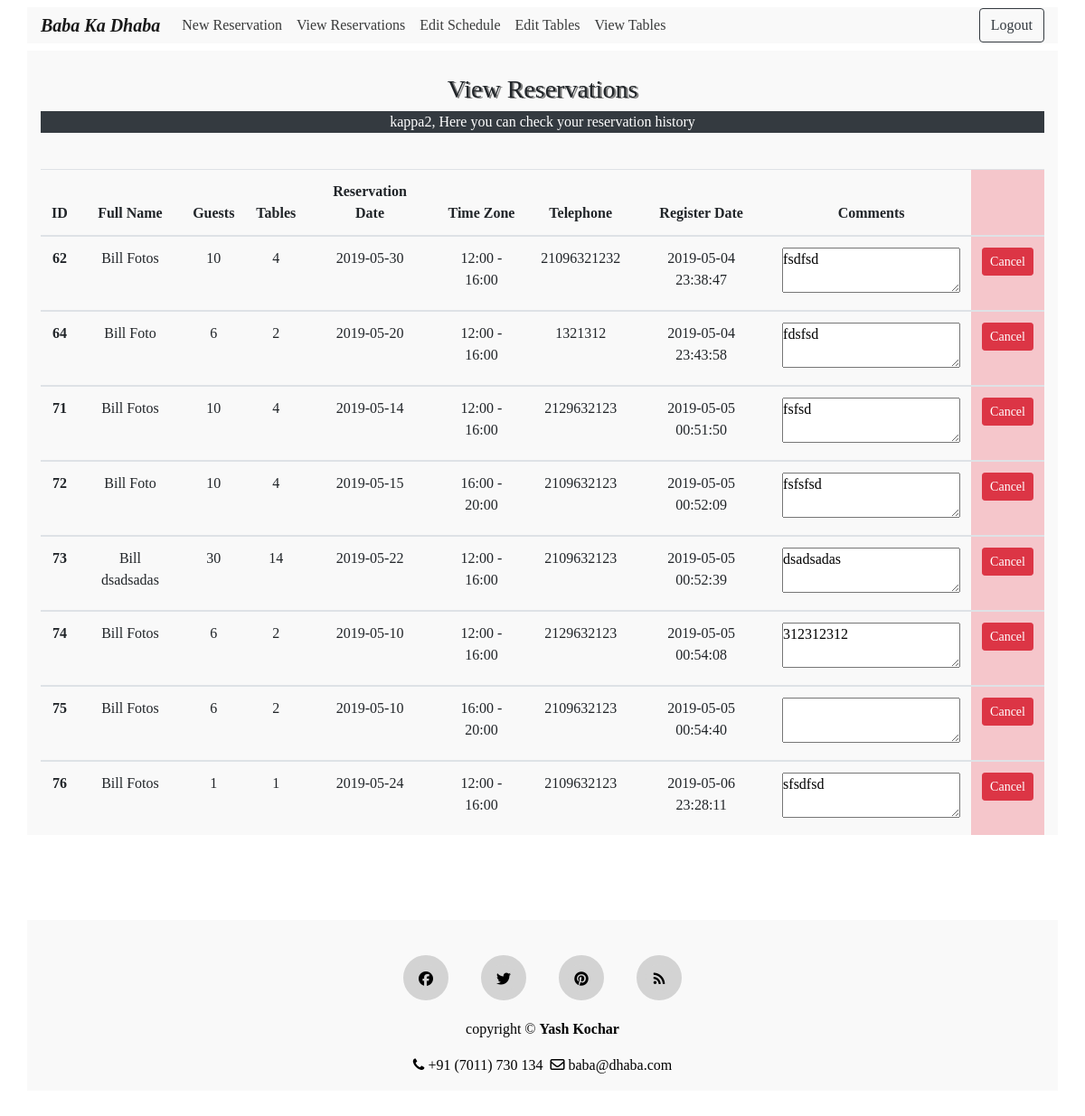
The page /view_reservations.php (signed in) on the database as committed earlier.
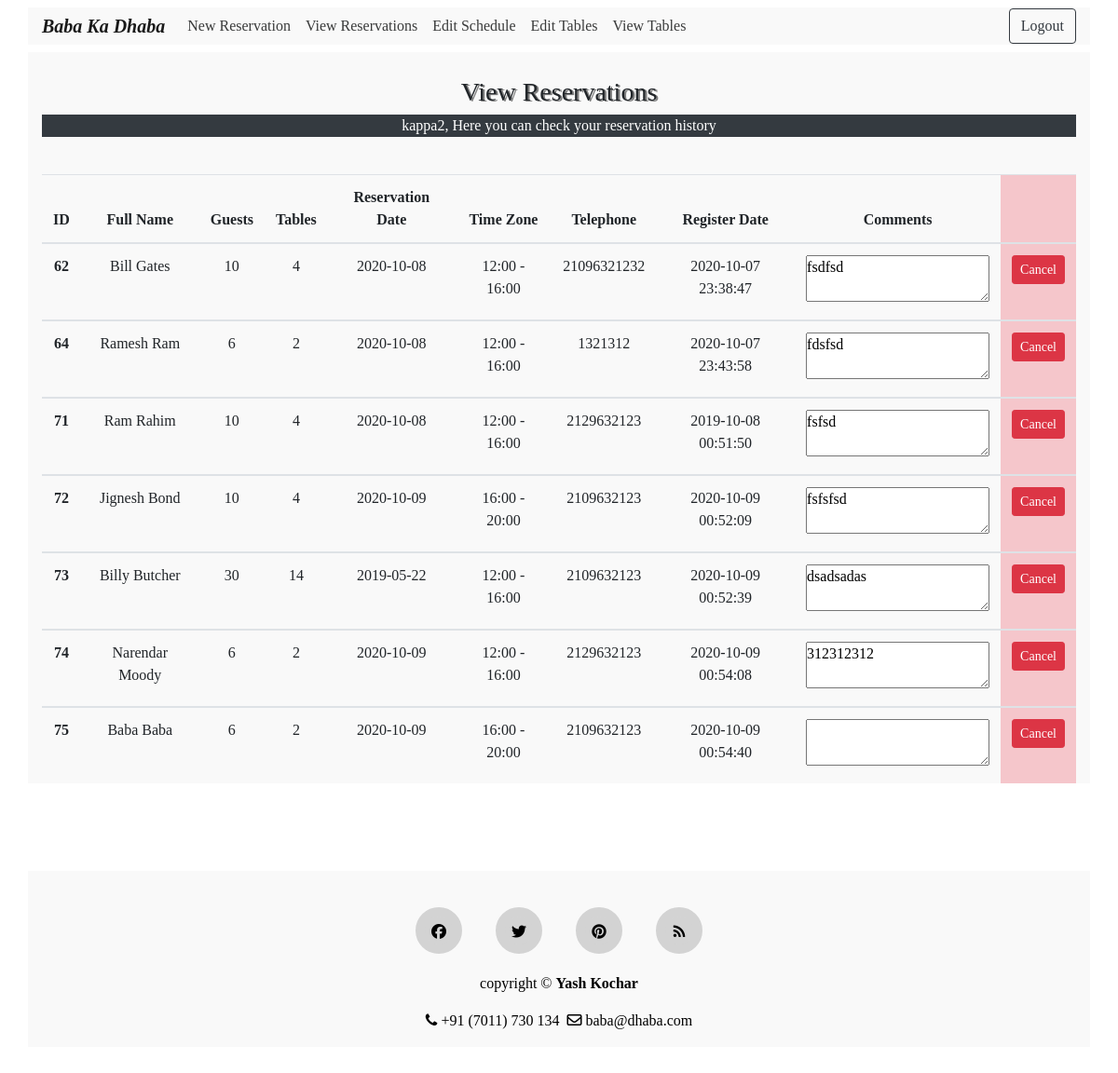
The same page on the database as committed later.
### tables this page shows
CREATE TABLE IF NOT EXISTS `reservation` (
  `reserv_id` int(11) NOT NULL AUTO_INCREMENT,
  `f_name` text NOT NULL,
  `l_name` text NOT NULL,
  `num_guests` int(11) NOT NULL,
  `num_tables` int(11) NOT NULL,
  `rdate` date NOT NULL,
  `time_zone` text NOT NULL,
  `telephone` text NOT NULL,
  `comment` mediumtext NOT NULL,
  `reg_date` timestamp NOT NULL DEFAULT CURRENT_TIMESTAMP,
  `user_fk` int(11) NOT NULL,
  PRIMARY KEY (`reserv_id`),
  KEY `users_fk` (`user_fk`)
);

### includes/view.reservation.inc.php (the view, shortened to what this page needs)
<?php
if(isset($_SESSION['user_id'])){
    require 'includes/dbh.inc.php';
    $user = $_SESSION['user_id'];
    $role = $_SESSION['role'];
    if($role==1){
    $sql = "SELECT * FROM reservation WHERE user_fk = $user";
    $result = $conn->query($sql);
    if ($result->num_rows > 0) {
        echo
        '
            <table class="table table-hover table-responsive-sm text-center">
                <thead>
                    <tr>
                        <th scope="col">Full Name</th>
                        <th scope="col">Guests</th>
                        <th scope="col">Reservation Date</th>
                        <th scope="col">Time Zone</th>
                        <th scope="col">Telephone</th>
                        <th scope="col">Register Date</th>
                        <th scope="col">Comments</th>
                        <th class="table-danger" scope="col"></th>
                    </tr>
                </thead> ';
        while($row = $result->fetch_assoc()) {
        echo"
                <tbody>
                    <tr>
                    <form action='includes/delete.php' method='POST'>
                    <input name='reserv_id' type='hidden' value=".$row["reserv_id"].">
                      <th scope='row'>".$row["f_name"]." ".$row["l_name"]."</th>
                      <td>".$row["num_guests"]."</td>
                      <td>".$row["rdate"]."</td>
                      <td>".$row["time_zone"]."</td>
                      <td>".$row["telephone"]."</td>
                      <td>".$row["reg_date"]."</td>
                      <td><textarea readonly>".$row["comment"]."</textarea></td>
                      <td class='table-danger'><button type='submit' name='delete-submit' class='btn btn-danger btn-sm'>Cancel</button></td>
                          </form>
                    </tr>
              </tbody>";
        }
        echo "</table>";
    }
    else {    echo "<p class='text-white text-center bg-danger'>Your reservation list is empty!<p>"; }
    }
    else if($role==2){
    $sql = "SELECT * FROM reservation";
    $result = $conn->query($sql);
    if ($result->num_rows > 0) {
        echo
        '
            <table class="table table-hover table-responsive-sm text-center">
                <thead>
                    <tr>
                        <th scope="col">ID</th>
                        <th scope="col">Full Name</th>
                        <th scope="col">Guests</th>
                        <th scope="col">Tables</th>
                        <th scope="col">Reservation Date</th>
                        <th scope="col">Time Zone</th>
                        <th scope="col">Telephone</th>
                        <th scope="col">Register Date</th>
                        <th scope="col">Comments</th>
                        <th class="table-danger" scope="col"></th>
                    </tr>
                </thead> ';
        while($row = $result->fetch_assoc()) {
        echo"
                <tbody>
                    <tr>
                    <form action='includes/delete.php' method='POST'>
                      <input name='reserv_id' type='hidden' value=".$row["reserv_id"].">
                      <th scope='row'>".$row["reserv_id"]."</th>
                      <td>".$row["f_name"]." ".$row["l_name"]."</td>
                      <td>".$row["num_guests"]."</td>
                      <td>".$row["num_tables"]."</td>
                      <td>".$row["rdate"]."</td>
                      <td>".$row["time_zone"]."</td>
                      <td>".$row["telephone"]."</td>
                      <td>".$row["reg_date"]."</td>
                      <td><textarea readonly>".$row["comment"]."</textarea></td>
                      <td class='table-danger'><button type='submit' name='delete-submit' class='btn btn-danger btn-sm'>Cancel</button></td>
                          </form>
                    </tr>
              </tbody>";
        }
        echo "</table>";
    }
    else {    echo "<p class='text-white text-center bg-danger'>Your reservation list is empty!<p>"; }
    }
}

### header.php (shortened to what this page needs)
<!DOCTYPE html>
<html lang="en">
<head>
  <link href="css/style.css" rel="stylesheet" type="text/css">
  <link href="css/font-awesome.min.css" rel="stylesheet">
  <link rel="stylesheet" href="https://stackpath.bootstrapcdn.com/bootstrap/4.1.0/css/bootstrap.min.css">
  <link rel="stylesheet" href="https://cdnjs.cloudflare.com/ajax/libs/font-awesome/4.7.0/css/font-awesome.min.css">
</head>
<body>
<nav class="navbar navbar-expand-md navbar-light fixed-top">
        <div class="container">
            <a class="navbar-brand" href="index.php">
		<strong><em>Baba Ka Dhaba</em></strong>
            </a>
            <div class="collapse navbar-collapse" id="navi">
                <ul class="navbar-nav mr-auto">
                    <?php
                    if(isset($_SESSION['user_id'])){ echo'
                    <li class="nav-item">
                        <a class="nav-link" href="reservation.php" >New Reservation</a>
                    </li>
                    <li class="nav-item">
                        <a class="nav-link" href="view_reservations.php" >View Reservations</a>
                    </li>';
                    if($_SESSION['role']==2) {
                    echo'
                    <li class="nav-item">
                        <a class="nav-link" href="schedule.php" >Edit Schedule</a>
                    </li>
                    <li class="nav-item">
                        <a class="nav-link" href="tables.php" >Edit Tables</a>
                    </li>
                    <li class="nav-item">
                        <a class="nav-link" href="view_tables.php" >View Tables</a>
                    </li>';
                    }
                    }
                    else { echo'
                    <li class="nav-item">
	                 <a class="nav-link" href="#aboutus">About Us</a>
	             </li>
	            <li class="nav-item">
	                <a class="nav-link" href="#gallery">Gallery</a>
	            </li>
                    <li class="nav-item">
                        <a class="nav-link" href="#reservation">Reservation</a>
                    </li>
                    <li class="nav-item">
                        <a class="nav-link" href="#footer">Find Us</a>
                    </li>
                    '; }
                    ?>
                </ul>
                    <?php
                    if(isset($_SESSION['user_id'])){
                    echo '
                    <form class="navbar-form navbar-right" action="includes/logout.inc.php" method="post">
                    <button type="submit" name="logout-submit" class="btn btn-outline-dark">Logout</button>
                    </form>';
                    }
                    else{
                    echo '
                    <div>
                    <ul class="navbar-nav ml-auto">
			<li><a class="nav-link fa fa-sign-in" data-toggle="modal" data-target="#myModal_reg">&nbsp;Sign up</a></li>
			<li><a class="nav-link fa fa-user-plus" data-toggle="modal" data-target="#myModal_login">&nbsp;Login</a></li>
                    </ul>
                    </div>
                    ';}
                    ?>
            </div>
        </div>
</nav>

### view_reservations.php (shortened to what this page needs)
<?php
require "header.php";
?>
<br><br>
<div class="container">
<h3 class="text-center"><br>View Reservations<br></h3>
<?php
    if(isset($_SESSION['user_id'])){
        echo '<p class="text-white bg-dark text-center">'. $_SESSION['username'] .', Here you can check your reservation history</p><br>';
    require 'includes/view.reservation.inc.php';
 }
    else {
        echo '	<p class="text-center text-danger"><br>You are currently not logged in!<br></p>
       <p class="text-center">In order to make a reservation you have to create an account!<br><br><p>';
    }
?>
</div>
<br><br>
<?php
require "footer.php";
?>

### footer.php
<footer class="footer" id="footer">
 <div class="container"><br>
  <div class="row">
    <div class="col-sm-12 text-center">
      <div class="social-icon">
        <a href="index.php"><i class="fa fa-facebook"></i></a>
        <a href="twitter.com/theyashkochar"><i class="fa fa-twitter"></i></a>
        <a href="index.php"><i class="fa fa-pinterest"></i></a>
        <a href="index.php"><i class="fa fa-rss"></i></a>
      </div>
      <div class="copyright">
        <p class="white"> copyright &copy; <b>Yash Kochar</b></p>
        <p><i class="fa fa-phone"></i> +91 (7011) 730 134 &nbsp;<i class="fa fa-envelope-o"></i> baba@dhaba.com</p>
      </div>
    </div>
  </div>
 </div>
</footer>
</body>
</html>

### css/style.css (style rules this page uses)
* { margin:0; padding:0; font-family: "Times New Roman", Times, serif; }
body { overflow-y: scroll; overflow-x: hidden; }
h3 { text-shadow: 2px 1px grey; }
.navbar { background-color:white; }
.navbar-brand { font-family: "Brush Script MT", "Brush Script Std", cursive; }
.navbar .navbar-nav .nav-item a { color:#3A3B3B; }
.row { margin: 15px; }
.nav-link { cursor:pointer; }
.footer { padding-top:30px; padding-bottom:30px; color:black; }
.social-icon a { margin:0 16px 20px 16px; display:inline-block; }
.social-icon .fa { color:black; width:50px; height:50px; border-radius:50%; background:lightgray; line-height: 2; transition: .3s; border:10px solid lightgray; }

### header.php (style rules this page uses)
.container { background: #f9f9f9; }

Rows that differ between the two databases and show on the page:
removed reservation: reserv_id "76", f_name "Bill", l_name "Fotos", num_guests "1", num_tables "1", rdate "2019-05-24", time_zone "12:00 - 16:00", telephone "2109632123", reg_date "2019-05-06 23:28:11", comment "sfsdfsd"
changed reservation "Bill": l_name "Fotos" → "Gates"; rdate "2019-05-30" → "2020-10-08"; reg_date "2019-05-04 23:38:47" → "2020-10-07 23:38:47"
changed reservation "fdsfsd": f_name "Bill" → "Ramesh"; l_name "Foto" → "Ram"; rdate "2019-05-20" → "2020-10-08"; reg_date "2019-05-04 23:43:58" → "2020-10-07 23:43:58"
changed reservation "fsfsd": f_name "Bill" → "Ram"; l_name "Fotos" → "Rahim"; rdate "2019-05-14" → "2020-10-08"; reg_date "2019-05-05 00:51:50" → "2019-10-08 00:51:50"
changed reservation "fsfsfsd": f_name "Bill" → "Jignesh"; l_name "Foto" → "Bond"; rdate "2019-05-15" → "2020-10-09"; reg_date "2019-05-05 00:52:09" → "2020-10-09 00:52:09"
changed reservation "dsadsadas": f_name "Bill" → "Billy"; l_name "dsadsadas" → "Butcher"; reg_date "2019-05-05 00:52:39" → "2020-10-09 00:52:39"
changed reservation id 74: f_name "Bill" → "Narendar"; l_name "Fotos" → "Moody"; rdate "2019-05-10" → "2020-10-09"; reg_date "2019-05-05 00:54:08" → "2020-10-09 00:54:08"
changed reservation id 75: f_name "Bill" → "Baba"; l_name "Fotos" → "Baba"; rdate "2019-05-10" → "2020-10-09"; reg_date "2019-05-05 00:54:40" → "2020-10-09 00:54:40"
